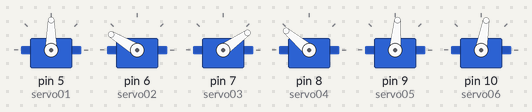
This sketch was run on a simulated Arduino Uno, built with avr-gcc and run on an emulated ATmega328P. Shown: 6 × servo.

Above: at 0.55 s.
At 1.5 s:
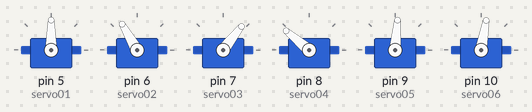
At 2.45 s:
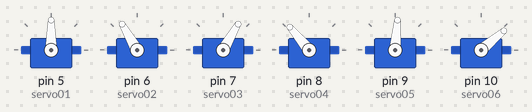
At 4.4 s:
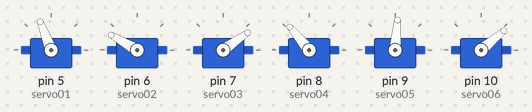
At 6.3 s:
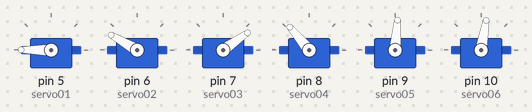
At 8.25 s:
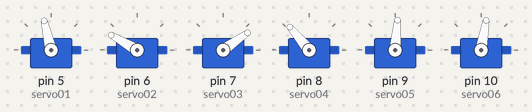
Timing chart, 0 to 13.9 s (numbered marks = the images above):
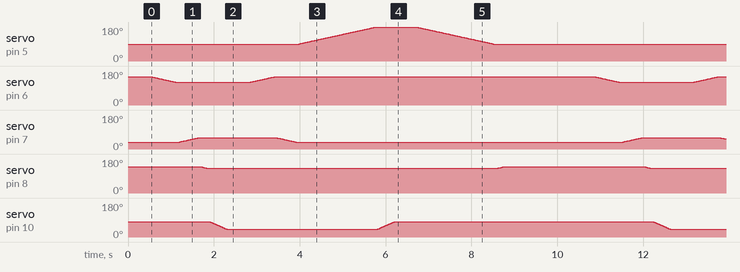

The sketch:

Robotic_Arm.ino
```cpp
#include <Servo.h>

// Declare servo objects
Servo servo01;
Servo servo02;
Servo servo03;
Servo servo04;
Servo servo05;
Servo servo06;

// Define initial positions for each servo
int servo1Pos = 90;   // Waist
int servo2Pos = 150;  // Shoulder
int servo3Pos = 35;   // Elbow
int servo4Pos = 140;  // Wrist
int servo5Pos = 85;   // Grip rotation
int servo6Pos = 80;   // Grip open/close

void setup() {
  // Attach servos to pins
  servo01.attach(5);
  servo02.attach(6);
  servo03.attach(7);
  servo04.attach(8);
  servo05.attach(9);
  servo06.attach(10);

  // Set initial positions
  servo01.write(servo1Pos);
  servo02.write(servo2Pos);
  servo03.write(servo3Pos);
  servo04.write(servo4Pos);
  servo05.write(servo5Pos);
  servo06.write(servo6Pos);

  delay(500);  // Allow servos to reach positions
}

void loop() {
  // Perform pick-and-place operation

  // Move to pick position
  moveServo(servo01, 90, 20);  // Waist rotation
  moveServo(servo02, 120, 20); // Shoulder down
  moveServo(servo03, 60, 20);  // Elbow down
  moveServo(servo04, 130, 20); // Wrist angle
  moveServo(servo05, 85, 20);  // Grip rotation

  // Close grip to pick the object
  moveServo(servo06, 40, 10);  // Close grip
  delay(500);

  // Move to place position
  moveServo(servo02, 150, 20); // Raise shoulder
  moveServo(servo03, 35, 20);  // Adjust elbow
  moveServo(servo01, 180, 20); // Rotate waist to place position

  // Open grip to release the object
  moveServo(servo06, 80, 10);  // Open grip
  delay(500);

  // Return to initial position
  moveServo(servo01, 90, 20);
  moveServo(servo02, 150, 20);
  moveServo(servo03, 35, 20);
  moveServo(servo04, 140, 20);
  moveServo(servo05, 85, 20);
  moveServo(servo06, 80, 20);

  delay(2000);  // Pause before repeating
}

// Function to smoothly move servo to desired position
void moveServo(Servo &servo, int target, int speedDelay) {
  int currentPos = servo.read();
  if (currentPos < target) {
    for (int pos = currentPos; pos <= target; pos++) {
      servo.write(pos);
      delay(speedDelay);
    }
  } else {
    for (int pos = currentPos; pos >= target; pos--) {
      servo.write(pos);
      delay(speedDelay);
    }
  }
}
```

Measured:
- by itself, servo on pin 8 (servo04): repeats every 10.3 s: 138° 0.02 s, 137° 0.02 s, 136° 0.02 s, 135° 0.02 s, 134° 0.02 s, 133° 0.02 s, 132° 0.02 s, 131° 0.02 s, 130° 6.7 s, 131° 0.02 s, 132° 0.02 s, 133° 0.02 s, 134° 0.02 s, 135° 0.02 s, 136° 0.02 s, 137° 0.02 s, 138° 0.02 s, 139° 0.02 s, 140° 3.2 s, 139° 0.02 s
